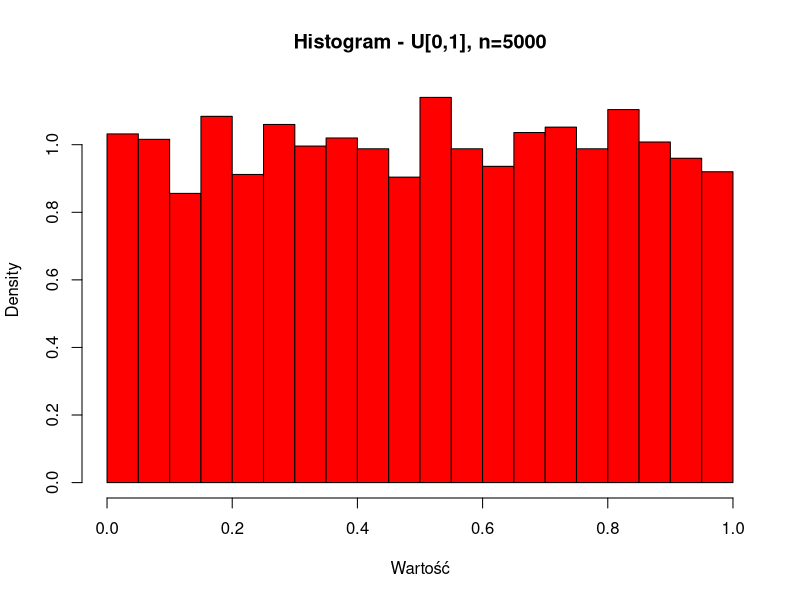
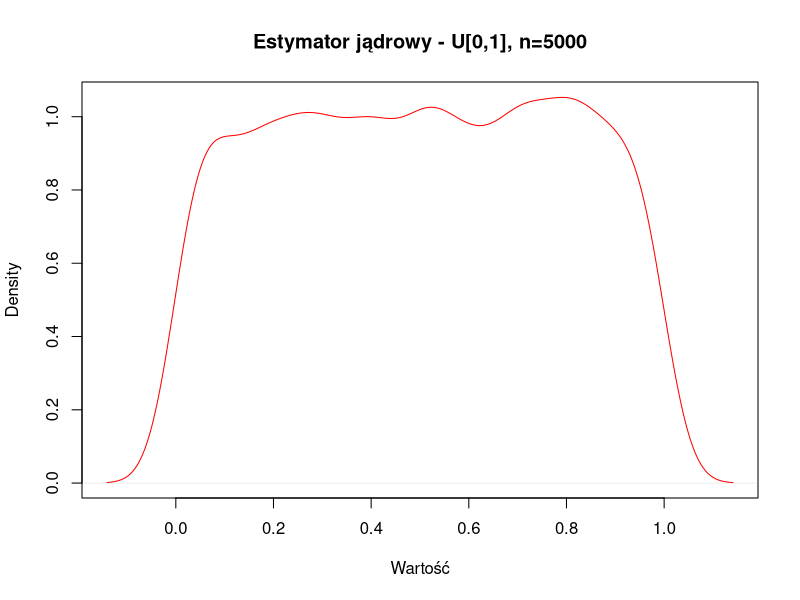
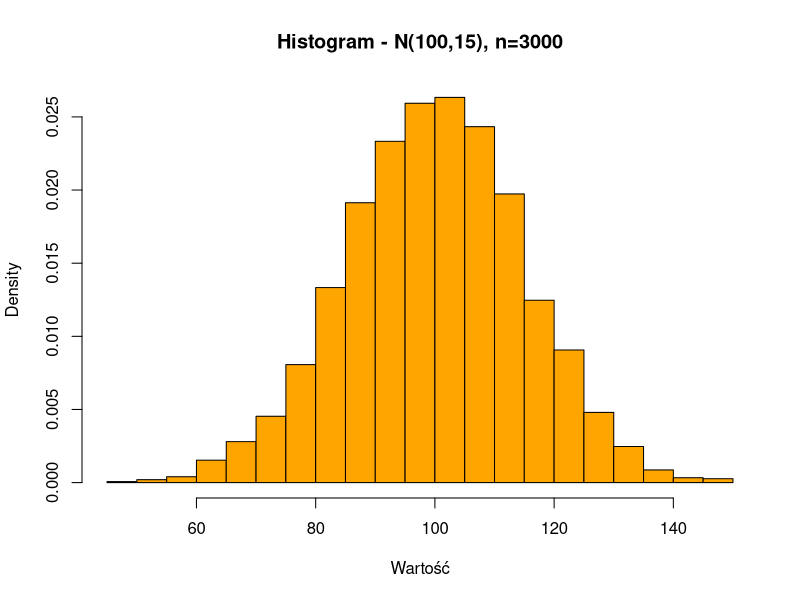
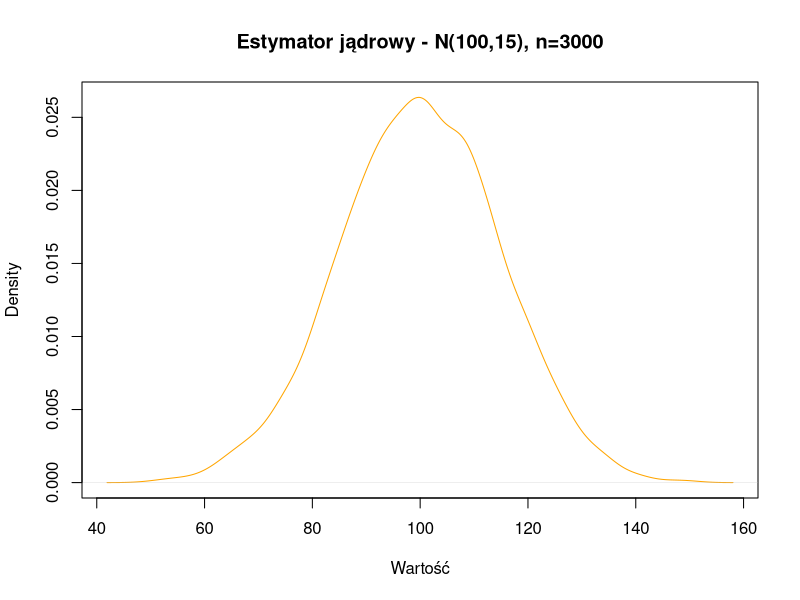
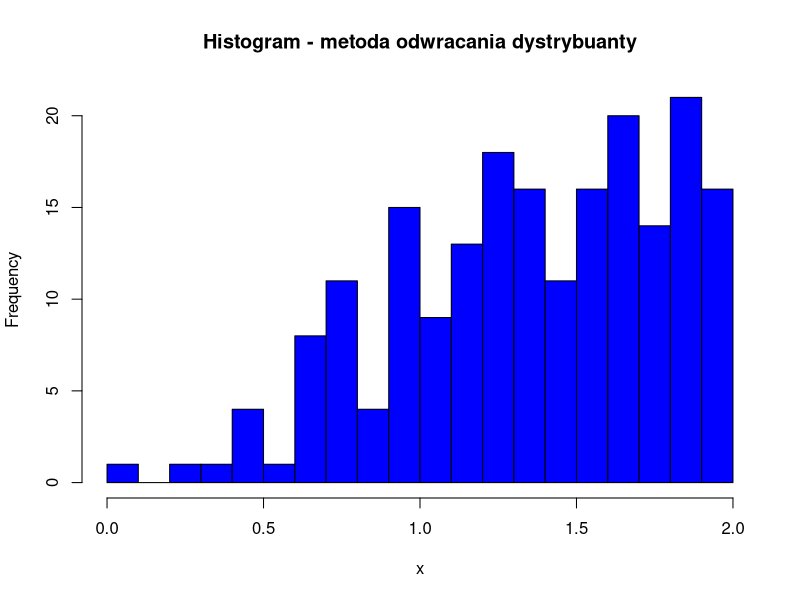
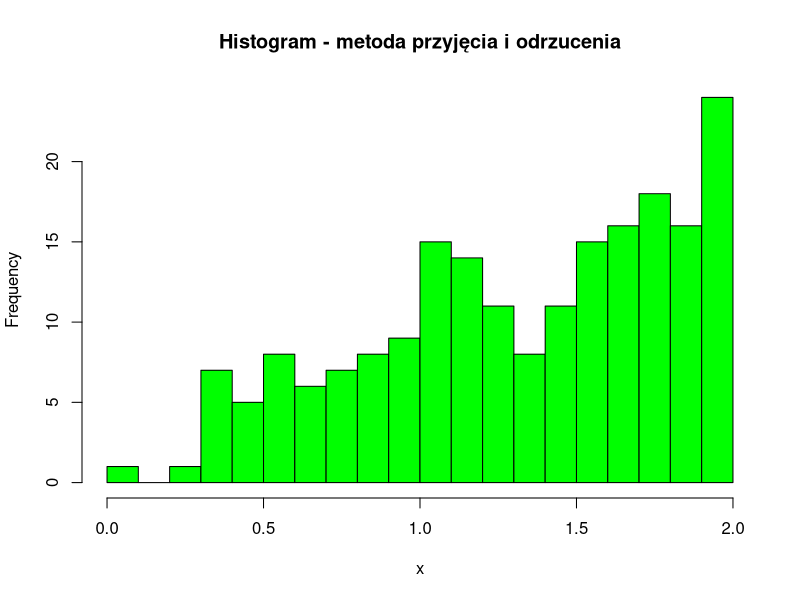

Generate these figures, in order, with R:
# Zad.1

# a) 5000 z U[0,1]
set.seed(12345)

u <- runif(5000, min=0, max=1)

png("hist_uniform.png", width = 800, height = 600)
hist(u, breaks=30, col="red", prob=TRUE, main="Histogram - U[0,1], n=5000", xlab="Wartość")

dens_u <- density(u)

png("kde_uniform.png", width = 800, height = 600)
plot(dens_u, col="red", main="Estymator jądrowy - U[0,1], n=5000", xlab="Wartość")

# b) 3000 z N(100,15)
set.seed(12345)

n <- rnorm(3000, mean=100, sd=15)

png("hist_normal.png", width = 800, height = 600)
hist(n, breaks=30, col="orange", prob=TRUE, main="Histogram - N(100,15), n=3000", xlab="Wartość")

dens_n <- density(n)

png("kde_normal.png", width = 800, height = 600)
plot(dens_n, col="orange", main="Estymator jądrowy - N(100,15), n=3000", xlab="Wartość")

# Zad.2
cat("Zad.2 \n")

# a) i)
set.seed(123)

# 600 realizacji z U[0,1]
u <- runif(600)

# Rzuty kostką: X = ceil(6u)
rzuty <- ceiling(6 * u)

head(rzuty, 5)
cat("\n")

# a) ii)
srednia <- mean(rzuty)
wariancja <- var(rzuty)

srednia
wariancja
cat("\n")

# a) iii)
czestosci <- table(rzuty)
czestosci
cat("\n")

# a) iv)
ramka <- as.data.frame(czestosci)
ramka
var_czestosci <- var(ramka$Freq)
var_czestosci
cat("\n")

# b)
set.seed(123)

rzuty_sample <- sample(1:6, size = 600, replace = TRUE)

head(rzuty_sample)

table(rzuty_sample)
mean(rzuty_sample)
var(rzuty_sample)

# Zad.3
cat("\nZad.3 \n")
set.seed(123)

# wartości i ich prawdopodobieństwa
k <- c(0, 1, 2, 3)
p <- c(0.15, 0.25, 0.50, 0.10)

# sort mal prawdopodobieństwa dla optymalki
ord <- order(p, decreasing = TRUE)
k_sorted <- k[ord]
p_sorted <- p[ord]

# prawdopodobieństwa skumulowane
s <- cumsum(p_sorted)

u <- runif(1000)

# generujemy X według reguły:
#    X = k_i   gdy   s_(i-1) <= u < s_i
X <- numeric(1000)

for (i in 1:1000) {
  ui <- u[i]
  j <- 1
  while (ui > s[j]) {
    j <- j + 1
  }
  X[i] <- k_sorted[j]
}

head(X)
table(X)

# Zad.4
cat("\nZad.4\n")
# i)
set.seed(123)

n <- 10
p <- 0.3

binom_sample <- numeric(100)

for (i in 1:100) {
  u <- runif(n)
  sukcesy <- sum(u < p)
  binom_sample[i] <- sukcesy
}

head(binom_sample)
table(binom_sample)
cat("\n")

# ii)
set.seed(123)

p <- 0.4
geom_sample <- numeric(50)

for (i in 1:50) {
  licznik <- 1
  u <- runif(1)

  while (u >= p) {
    licznik <- licznik + 1
    u <- runif(1)
  }

  geom_sample[i] <- licznik
}

head(geom_sample)
table(geom_sample)

# Zad.5
cat("\nZad.5\n")

# a) i)
losuj_odwrotnie <- function(n) {
  u <- runif(n)
  x <- 2 * sqrt(u) # odwrotna dystrybuanta
  return(x)
}

# a) ii)
set.seed(123)

realizacje_odwrotnie <- losuj_odwrotnie(200)
png("hist_wisualise.png", width = 800, height = 600)
hist(realizacje_odwrotnie, breaks=20, col="blue", main="Histogram - metoda odwracania dystrybuanty", xlab="x")

# b) i)
losuj_przyjecie_odrzucenie <- function(n) {
  x <- numeric(n)
  i <- 1
  while(i <= n) {
    y <- runif(1, 0, 2)
    u <- runif(1)
    if(u <= (0.5*y) / 1) {    # g(y)/ (M*f(y)) = 0.5*y / 1 = 0.5*y
      x[i] <- y
      i <- i + 1
    }
  }
  return(x)
}

# b) ii)
set.seed(123)

realizacje_przyjecie <- losuj_przyjecie_odrzucenie(200)
png("hist_wisualise_2.png", width = 800, height = 600)
hist(realizacje_przyjecie, breaks=20, col="green", main="Histogram - metoda przyjęcia i odrzucenia", xlab="x")
